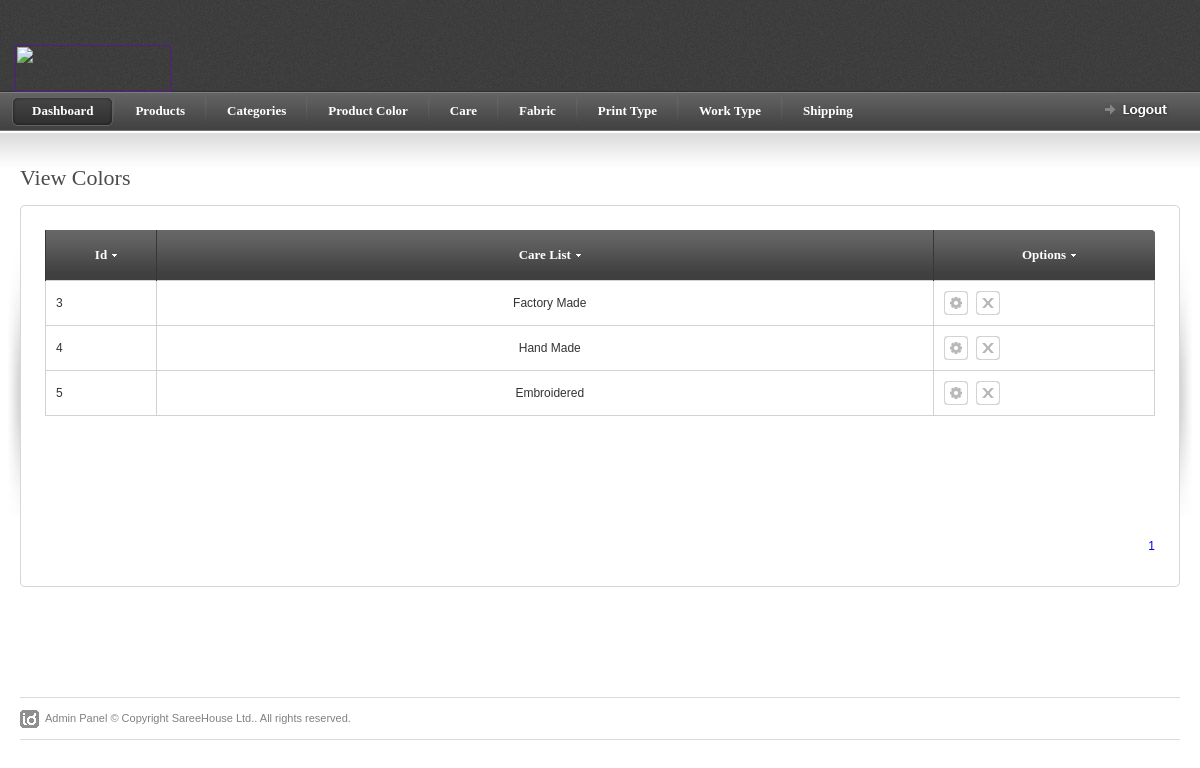
The app's page /admin/view_productwork.php (signed in) with its own data.
### tables this page shows
CREATE TABLE IF NOT EXISTS `product_work_type` (
  `product_work_id` int(11) NOT NULL,
  `product_work_type` text NOT NULL
);

### admin/view_productwork.php (the view, shortened to what this page needs)
<?php
if(!isset($_SESSION['user_name'])){
header("location: login.php");
}
else {
?>
<!DOCTYPE html PUBLIC "-//W3C//DTD XHTML 1.0 Strict//EN" "http://www.w3.org/TR/xhtml1/DTD/xhtml1-strict.dtd">
<html xmlns="http://www.w3.org/1999/xhtml">
<head>
<link rel="stylesheet" href="css/screen.css" type="text/css" media="screen" title="default" />
<link rel="stylesheet" href="css/datePicker.css" type="text/css" />
</head>
<body>
<div>
<?php include "topmenu.php" ?>
</div>
<div id="content-outer">
<div id="content">
	<div id="page-heading">
		<h1>View Colors</h1>
	</div>
	<table border="0" width="100%" cellpadding="0" cellspacing="0" id="content-table">
	<tr>
		<th rowspan="3" class="sized"><img src="images/shared/side_shadowleft.jpg" width="20" height="300" alt="" /></th>
		<th class="topleft"></th>
		<td id="tbl-border-top">&nbsp;</td>
		<th class="topright"></th>
		<th rowspan="3" class="sized"><img src="images/shared/side_shadowright.jpg" width="20" height="300" alt="" /></th>
	</tr>
	<tr>
		<td id="tbl-border-left"></td>
		<td>
		<div id="content-table-inner">
			<div id="table-content">
				<form id="mainform" action="#">
				<table border="0" width="100%" cellpadding="0" cellspacing="0" id="product-table">
				<tr>
					<th class="table-header-repeat line-left minwidth-1"style="width:50px !important;"><a id="" >Id</a></th>
					<th class="table-header-repeat line-left minwidth-1" style="text-align:center;"><a href="">Care List</a><?php echo $product_color_name; ?>	</th>
					<th class="table-header-options line-left"><a href="">Options</a></th>
				</tr>
				<?php
				$page=$_GET["page"];
				if($page=="" || $page=="1")
				{
					$page1=0;
				}
				else
				{
				$page1=($page*15)-15;
				}
				$res=mysql_query("select * from product_work_type limit $page1,15");
				while($row=mysql_fetch_array($res))
				{
			?>
				<tr>
					<td><?php echo $row['product_work_id'] ?></td>
					<td style="text-align:center;"><?php echo $row['product_work_type'] ?></td>
					<td class="options-width">
					<a href="edit_productwork.php?edit=<?php echo $row['product_work_id'] ?>" title="Edit" class="icon-1 info-tooltip"></a>
					<a href="delete_productwork.php?del=<?php echo $row['product_work_id'] ?>" title="Delete" class="icon-2 info-tooltip"></a>
					</td>
				</tr>
					<?php } ?>
				</table>
				</form>
			</div>
			<table border="0" cellpadding="0" cellspacing="0" id="paging-table">
			<tr>
			<td>
				<?php
			$res1=mysql_query("select * from product_work_type");
			$cou=mysql_num_rows($res1);
			$a=$cou/15;
			$a=ceil($a);
			for($b=1;$b<=$a;$b++)
			 {
			?><a href="view_productwork.php?page=<?php echo $b; ?>" style="text-decoration:none;"><?php echo $b." ";?></a>
			 <?php	}	?>
			</td>
			</tr>
			</table>
		</div>
		</td>
		<td id="tbl-border-right"></td>
	</tr>
	<tr>
		<th class="sized bottomleft"></th>
		<td id="tbl-border-bottom">&nbsp;</td>
		<th class="sized bottomright"></th>
	</tr>
	</table>
</div>
</div>
<?php include "footer.php" ?>
</body>
</html>
<?php } ?>

### admin/css/screen.css (style rules this page uses)
* { margin: 0; padding: 0; }
html, body { height: 100%; }
body { background: #fff; color: #393939; font-family: Arial; font-size: 0px; line-height: 0; }
#content-outer { background: url(../images/shared/content_repeat.jpg) repeat-x; }
#content { color: #333; font-family: Arial, Helvetica, sans-serif; font-size: 12px; line-height: 18px; margin: 0 auto 0 auto; max-width: 1260px; min-width: 780px; padding: 35px 0px 30px 0px; }
#content-table { font-size: 0px; line-height: 0px; }
#content-table th.sized { height: 15px; width: 15px; padding: 0; margin: 0; font-size: 0px; line-height: 0px; }
#content-table-inner { font-size: 12px; line-height: 12px; padding: 10px 0 20px 0; }
#tbl-border-top { background: url(../images/shared/border_bit.jpg) top repeat-x; line-height: 0;font-size: 0px; height: 15px; }
#tbl-border-bottom { background: url(../images/shared/border_bit.jpg) bottom repeat-x; line-height: 0;font-size: 0px; height: 15px; }
#tbl-border-left { background: url(../images/shared/border_bit.jpg) left repeat-y; }
#tbl-border-right { background: url(../images/shared/border_bit.jpg) right repeat-y; }
#table-content { line-height: 16px; margin: 0 10px 10px 10px; min-height: 300px; }
.topleft { background: url(../images/shared/corner_top_left.jpg) no-repeat; width:15px; height:15px; }
.topright { background: url(../images/shared/corner_top_right.jpg) no-repeat; width:15px; height:15px; }
.bottomleft { background: url(../images/shared/corner_bottom_left.jpg) no-repeat; width:15px; height:15px; }
.bottomright { background: url(../images/shared/corner_bottom_right.jpg) no-repeat; width:15px; height:15px; }
#page-heading { margin: 0 0 15px 20px; }
h1 { color: #4b4b4b; font-family: Tahoma; font-size: 22px; line-height: 24px; font-weight: normal; }
a.icon-1 { background: url(../images/table/table_icon_1.gif) no-repeat; display: block; float: left; height: 24px; margin: 0 8px 0 0; width: 24px; }
a.icon-2 { background: url(../images/table/table_icon_2.gif) no-repeat; display: block; float: left; height: 24px; margin: 0 8px 0 0; width: 24px; }
#product-table { margin-bottom: 20px; }
#product-table td a { color: #393939; }
#product-table th { height: 50px; text-align: center; }
#product-table .minwidth-1 { min-width: 110px; }
#product-table td { border: 1px solid #d2d2d2; padding: 10px 0 10px 10px; }
td.options-width { padding: 0 0 0 10px; width: 210px; }
.table-header-options { background: url(../images/table/table_header_options.jpg) no-repeat; border: none; min-width: 221px; padding: 0px 0 0 0; width: 221px; }
.table-header-repeat { background: url(../images/table/table_header_repeat.jpg) repeat-x; border: none; font-size: 0px; line-height: 0; padding: 0px 0 0 0; }
.table-header-options a, .table-header-repeat a { background: url(../images/table/table_sort_arrow.gif) right no-repeat; color: #fff; font-family: Tahoma; font-size: 13px; font-weight: bold; line-height: 14px; margin: 0 0 0 10px; padding: 0 10px 0 0; }
th.line-left { border-left: 1px solid #373737; }
#paging-table { float: right; margin: 0 10px 0 0; }
table { border-collapse: collapse; }
a { outline: none; text-decoration: none; }
img { border: 0; }
form { margin: 0; padding: 0; }

### records on screen
product_work_type: product_work_id "3", product_work_type "Factory Made"
product_work_type: product_work_id "4", product_work_type "Hand Made"
product_work_type: product_work_id "5", product_work_type "Embroidered"
